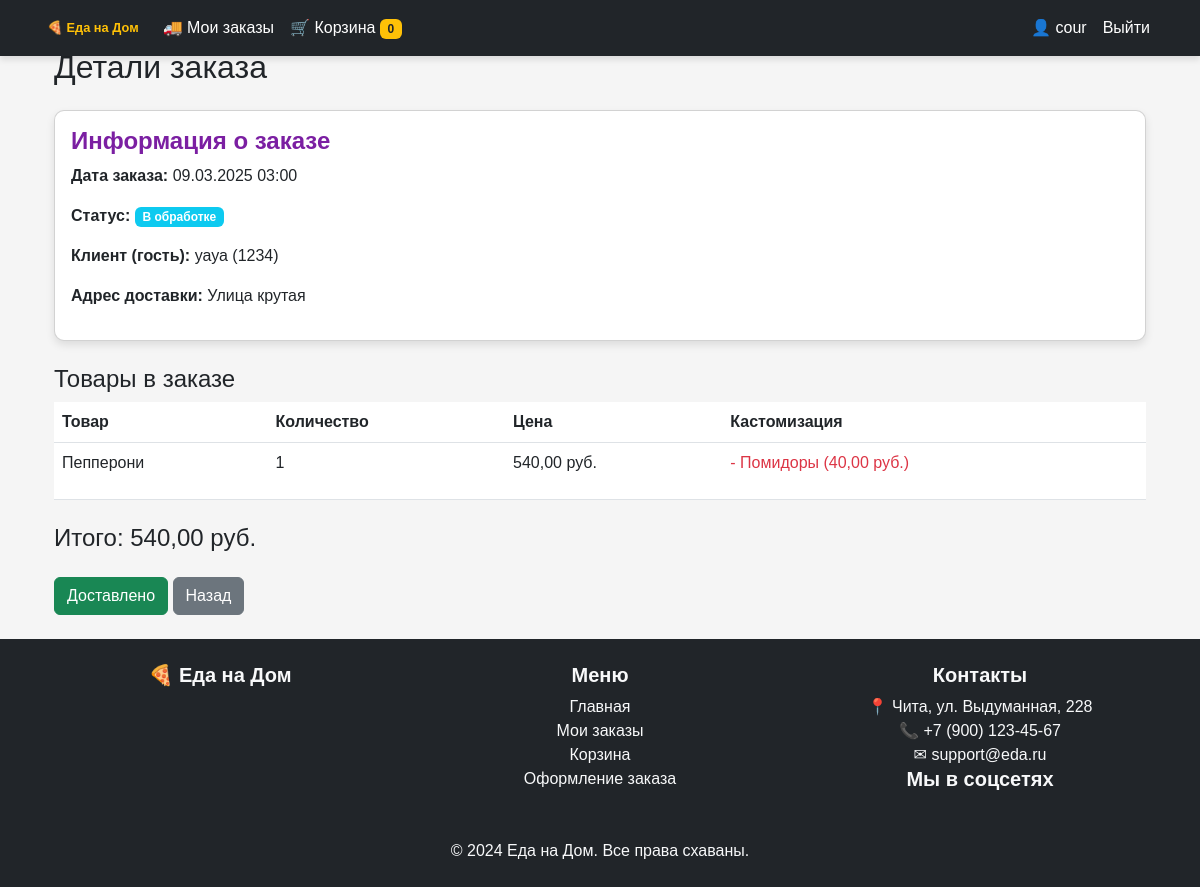
Screenshot of /courier/orders/19/ (signed in) with the database file from the repository.
### main/models.py (models this page shows, shortened)
class User(AbstractUser):
    full_name = models.CharField(max_length=255)
    phone = models.CharField(max_length=20, unique=True, blank=True, null=True)
    email = models.EmailField(unique=True)
    is_courier = models.BooleanField(default=False)
    groups = models.ManyToManyField(
        "auth.Group",
        related_name="custom_user_groups",
        blank=True
    )
    user_permissions = models.ManyToManyField(
        "auth.Permission",
        related_name="custom_user_permissions",
        blank=True
    )
    class Meta:
        verbose_name = "Пользователь"
        verbose_name_plural = "Пользователи"
        ordering = ["date_joined"]

class Order(models.Model):
    user = models.ForeignKey(User, on_delete=models.SET_NULL, null=True, blank=True, related_name="orders")
    guest_id = models.CharField(max_length=36, blank=True, null=True)
    address = models.ForeignKey(UserAddress, on_delete=models.SET_NULL, null=True, related_name="orders")
    courier = models.ForeignKey(User, on_delete=models.SET_NULL, null=True, blank=True, related_name="deliveries",
                                limit_choices_to={"is_courier": True})
    full_name = models.CharField(max_length=255, blank=True, null=True)  # Имя для анонимного пользователя
    phone = models.CharField(max_length=20, blank=True, null=True)  # Телефон анонимного пользователя
    email = models.EmailField(blank=True, null=True)  # Email анонимного пользователя
    guest_address = models.CharField(max_length=255, blank=True, null=True)  # адресс анонимного пользователя
    created_at = models.DateTimeField(auto_now_add=True)
    total_price = models.DecimalField(max_digits=10, decimal_places=2, default=0)
    status = models.CharField(
        max_length=20,
        choices=[
            ('pending', 'В обработке'),
            ('paid', 'Оплачен'),
            ('cancelled', 'Отменён'),
        ],
        default='pending'
    )
    class Meta:
        verbose_name = "Заказ"
        verbose_name_plural = "Заказы"
        ordering = ['-created_at']

class OrderItem(models.Model):
    order = models.ForeignKey(Order, on_delete=models.CASCADE, related_name="items")
    product = models.ForeignKey(Product, on_delete=models.CASCADE)
    quantity = models.PositiveIntegerField(default=1)
    class Meta:
        verbose_name = "Товар в заказе"
        verbose_name_plural = "Товары в заказах"
    def get_total_price(self):
        base_price = self.product.price * self.quantity
        customization_price = sum(custom.price for custom in self.customizations.all())  # Учитываем кастомизацию
        return base_price + customization_price

class Product(models.Model):
    name = models.CharField(max_length=255)
    slug = models.SlugField(max_length=255, unique=True, blank=True)
    description = models.TextField(blank=True, null=True)
    category = models.ForeignKey(ProductCategory, on_delete=models.CASCADE, related_name="products")
    price = models.DecimalField(max_digits=10, decimal_places=2)
    image = models.ImageField(upload_to='products/', blank=True, null=True)
    class Meta:
        verbose_name = "Продукт"
        verbose_name_plural = "Продукты"
        ordering = ['name']

class OrderItemCustomization(models.Model):
    order_item = models.ForeignKey(OrderItem, on_delete=models.CASCADE, related_name="customizations")
    ingredient = models.ForeignKey(Ingredient, on_delete=models.CASCADE)
    action = models.CharField(
        max_length=10,
        choices=[('add', 'Добавить'), ('remove', 'Убрать')]
    )
    price = models.DecimalField(max_digits=6, decimal_places=2, default=0)

class Ingredient(models.Model):
    name = models.CharField(max_length=100, unique=True)
    slug = models.SlugField(max_length=120, unique=True, blank=True)
    base_price = models.DecimalField(max_digits=6, decimal_places=2, default=0)
    class Meta:
        verbose_name = "Ингредиент"
        verbose_name_plural = "Ингредиенты"
        ordering = ['name']

### main/views.py (the view)
# urls.py: path("courier/orders/<int:order_id>/", courier_order_detail, name="courier_order_detail"),
@login_required
def courier_order_detail(request, order_id):
    if not request.user.is_courier:
        return redirect("home")
    order = get_object_or_404(Order, id=order_id, courier=request.user)
    context = {
        "order": order
    }
    return render(request, "courier_order_detail.html", context=context)

### main/context_processors.py (called while the page is built)
def cart_items_count(request):
    cart = Cart(request)
    return {'cart_items_count': len(cart.cart)}

### templates/courier_order_detail.html (shortened to what this page needs)
{% extends 'base.html' %}
{% block content %}
<div class="container">
    <h2 class="my-4">Детали заказа</h2>
    <div class="card mb-4">
        <div class="card-body">
            <h4 class="card-title">Информация о заказе</h4>
            <p><strong>Дата заказа:</strong> {{ order.created_at|date:"d.m.Y H:i" }}</p>
            <p><strong>Статус:</strong> <span class="badge bg-info">{{ order.get_status_display }}</span></p>
            {% if order.user %}
                <p><strong>Клиент:</strong> {{ order.user.full_name }} ({{ order.user.phone }})</p>
            {% else %}
                <p><strong>Клиент (гость):</strong> {{ order.full_name }} ({{ order.phone }})</p>
            {% endif %}
            <p>
                <strong>Адрес доставки:</strong>
                {% if order.address %}
                    {{ order.address.address }}
                {% else %}
                    {{ order.guest_address }}
                {% endif %}
            </p>
        </div>
    </div>
    <h4 class="mt-4">Товары в заказе</h4>
    <table class="table">
        <thead>
            <tr>
                <th>Товар</th>
                <th>Количество</th>
                <th>Цена</th>
                <th>Кастомизация</th>
            </tr>
        </thead>
        <tbody>
            {% for item in order.items.all %}
            <tr>
                <td>{{ item.product.name }}</td>
                <td>{{ item.quantity }}</td>
                <td>{{ item.get_total_price }} руб.</td>
                <td>
                    {% for customization in item.customizations.all %}
                        <p>
                            {% if customization.action == "add" %}
                                <span class="text-success">+ {{ customization.ingredient.name }} ({{ customization.price }} руб.)</span>
                            {% else %}
                                <span class="text-danger">- {{ customization.ingredient.name }} ({{ customization.price }} руб.)</span>
                            {% endif %}
                        </p>
                    {% empty %}
                        <span class="text-muted">Нет изменений</span>
                    {% endfor %}
                </td>
            </tr>
            {% endfor %}
        </tbody>
    </table>
    <h4 class="mt-4">Итого: {{ order.total_price }} руб.</h4>
    {% if order.status != "delivered" %}
        <a href="{% url 'mark_order_delivered' order.id %}" class="btn btn-success mt-3">Доставлено</a>
    {% endif %}
    <a href="{% url 'courier_orders' %}" class="btn btn-secondary mt-3">Назад</a>
</div>
{% endblock %}

### templates/includes/header.html (shortened to what this page needs)
{% load static %}
<nav class="navbar navbar-expand-lg navbar-dark bg-dark fixed-top">
    <div class="container">
        <a class="navbar-brand" href="{% url 'home' %}">🍕 Еда на Дом</a>
        <div class="collapse navbar-collapse" id="navbarNav">
            <ul class="navbar-nav me-auto">
                <li class="nav-item">
                    {% if request.user.is_courier %}
                        <a class="nav-link {% if request.path == '/courier/orders/' %}active{% endif %}" href="{% url 'courier_orders' %}">🚚 Мои заказы</a>
                    {% else %}
                        <a class="nav-link {% if request.path == '/orders/' %}active{% endif %}" href="{% url 'orders' %}">📦 Мои заказы</a>
                    {% endif %}
                </li>
                <li class="nav-item">
                    <a class="nav-link {% if request.path == '/cart/' %}active{% endif %}" href="{% url 'cart' %}">
                        🛒 Корзина
                        <span class="badge bg-warning text-dark">{{ cart_items_count }}</span>
                    </a>
                </li>
            </ul>
            <ul class="navbar-nav">
                {% if user.is_authenticated %}
                    <li class="nav-item">
                        <a class="nav-link" href="{% url 'profile' %}">👤 {{ user.username }}</a>
                    </li>
                    <li class="nav-item">
                        <a class="nav-link btn btn-outline-danger btn-sm" href="{% url 'logout' %}">Выйти</a>
                    </li>
                {% else %}
                    <li class="nav-item">
                        <a class="nav-link btn btn-outline-success btn-sm" href="{% url 'login' %}">Войти</a>
                    </li>
                {% endif %}
            </ul>
        </div>
    </div>
</nav>

### static/css/style.css (style rules this page uses)
:root { --primary-color: #7B1FA2; --dark-primary: #4A148C; --accent-color: #FFC107; --light-gray: #F5F5F5; --text-color: #FFFFFF; }
body { background-color: var(--light-gray); font-family: 'Arial', sans-serif; }
.navbar { background-color: var(--dark-primary); box-shadow: 0px 4px 6px rgba(0, 0, 0, 0.1); }
.navbar-brand { color: var(--accent-color) !important; font-weight: bold; font-size: 0.8rem; margin-left: 5px; }
.navbar-nav .nav-link { color: var(--text-color) !important; }
.card { display: flex; flex-direction: column; height: 100%; background-color: #FFFFFF; border-radius: 10px; box-shadow: 0 4px 8px rgba(0, 0, 0, 0.1); }
.card-body { display: flex; flex-direction: column; }
.card-title { color: var(--primary-color); font-weight: bold; }

### rows the page displays
User: username "cour"
Order: created_at "09.03.2025 03:00", status "В обработке", full_name "уауа", phone "1234", guest_address "Улица крутая", total_price "540,00"
OrderItem: product.name "Пепперони", quantity "1", get_total_price "540,00"
OrderItemCustomization: ingredient.name "Помидоры", price "40,00"

### other values shown
{{ cart_items_count }} "0"
